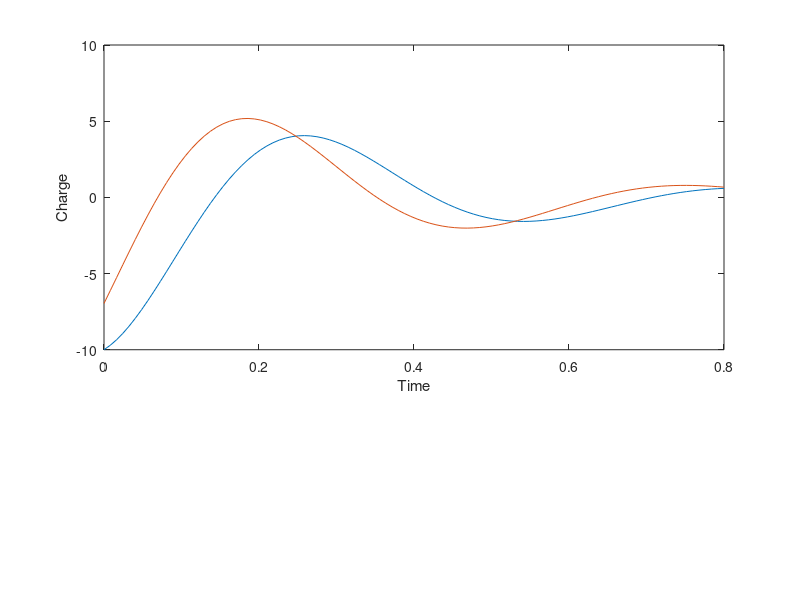

Recreate this plot in MATLAB.
clear
clc

% Function parameters
q0 = 10;
R = 60;
L = 9;
C = 0.00005;

% Use linspace to create an array of 100 points between 0 and 0.8
t = linspace(0,.8,100);

% Calculate the values of q
 q = q0.*exp(-R.*t./(2*L)).*cos(sqrt((L*C)^-1)-(R/(2*L))^2.*t);

% Plot q vs t
% plot(t,q)
% hold on
% Make the capacitor 10x bigger
C= C*10;
 q2 = q0.*exp(-R.*t/(2*L)).*cos(sqrt((L*C)^-1)-(R/(2*L))^2.*t);

% Plot q2 vs t
x=t;
y=q;
y2=q2;

subplot(3,1,[1,2])
plot(x,y,x,y2)
% subplot(2,1,2)
% plot(x,y2)

 xlabel('Time')
 ylabel('Charge')